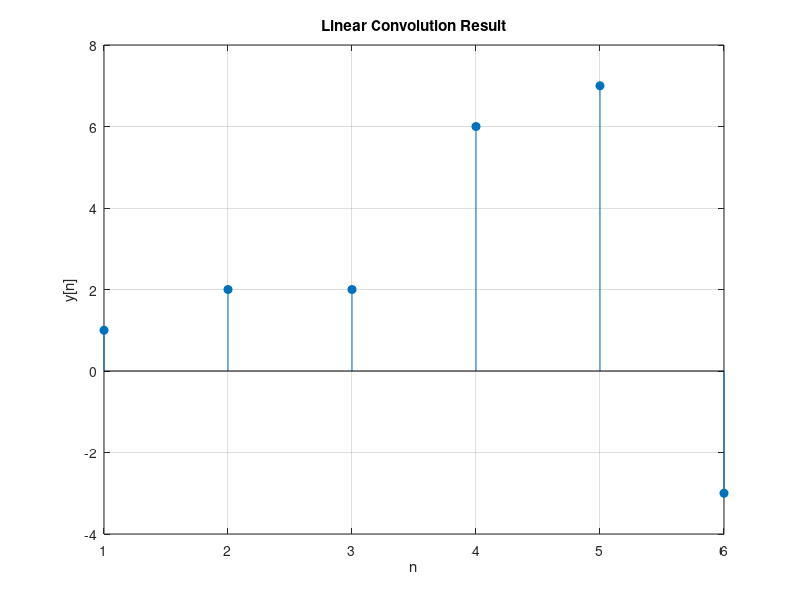

Write the MATLAB code that produced this figure.
% EXPERIMENT 2: LINEAR CONVOLUTION
% Author: Amey Thakur
% GitHub: https://github.com/Amey-Thakur
% Repository: https://github.com/Amey-Thakur/DIGITAL-SIGNAL-AND-IMAGE-PROCESSING-AND-DIGITAL-SIGNAL-AND-IMAGE-PROCESSING-LAB
% Course: Digital Signal and Image Processing Lab (CSL701)
% Roll No: 50 | Batch: B3 | Date: 30/07/2021
%
% Aim: Perform Discrete Linear Convolution of two signals
% Formula: y[n] = x[n] * h[n], Output length = M + N - 1

% Input signal x[n] with 4 samples
Xn = [1 3 2 -1];

% Impulse response h[n] with 3 samples  
Yn = [1 -1 3];

% Compute linear convolution using conv() function
% Output will have length = 4 + 3 - 1 = 6 samples
C = conv(Xn, Yn);

% Plot the convolution result as stem plot
stem(C, 'filled');

% Add labels for better visualization
xlabel('n');
ylabel('y[n]');
title('Linear Convolution Result');
grid on;
